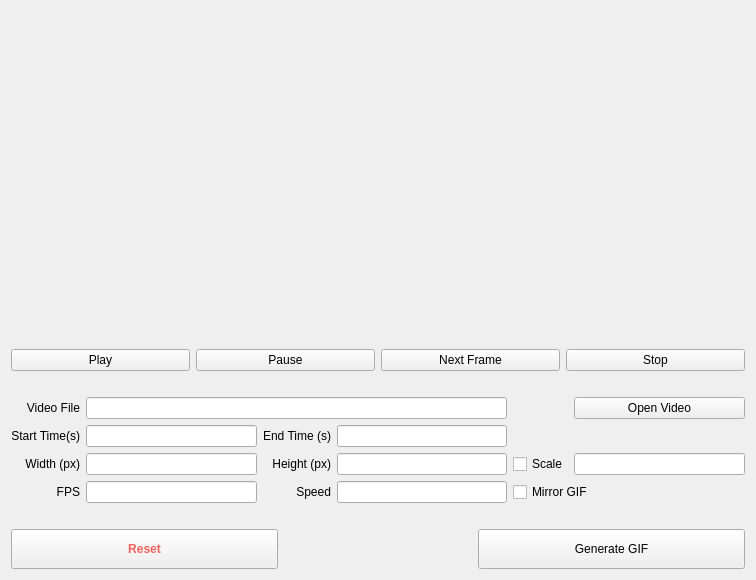
<?xml version="1.0" encoding="UTF-8"?>
<ui version="4.0">
 <class>Form</class>
 <widget class="QWidget" name="Form">
  <property name="geometry">
   <rect>
    <x>0</x>
    <y>0</y>
    <width>756</width>
    <height>580</height>
   </rect>
  </property>
  <property name="minimumSize">
   <size>
    <width>756</width>
    <height>580</height>
   </size>
  </property>
  <property name="windowTitle">
   <string>Form</string>
  </property>
  <layout class="QGridLayout" name="gridLayout_2">
   <item row="1" column="0">
    <spacer name="horizontalSpacer">
     <property name="orientation">
      <enum>Qt::Horizontal</enum>
     </property>
     <property name="sizeHint" stdset="0">
      <size>
       <width>40</width>
       <height>20</height>
      </size>
     </property>
    </spacer>
   </item>
   <item row="0" column="0">
    <layout class="QVBoxLayout" name="verticalLayout">
     <item>
      <widget class="QLabel" name="gif_player">
       <property name="minimumSize">
        <size>
         <width>623</width>
         <height>285</height>
        </size>
       </property>
       <property name="text">
        <string/>
       </property>
      </widget>
     </item>
     <item>
      <layout class="QHBoxLayout" name="horizontalLayout">
       <property name="sizeConstraint">
        <enum>QLayout::SetMaximumSize</enum>
       </property>
       <property name="rightMargin">
        <number>0</number>
       </property>
       <item>
        <widget class="QPushButton" name="play_btn">
         <property name="text">
          <string>Play</string>
         </property>
        </widget>
       </item>
       <item>
        <widget class="QPushButton" name="pause_btn">
         <property name="text">
          <string>Pause</string>
         </property>
        </widget>
       </item>
       <item>
        <widget class="QPushButton" name="next_frame_btn">
         <property name="text">
          <string>Next Frame</string>
         </property>
        </widget>
       </item>
       <item>
        <widget class="QPushButton" name="stop_btn">
         <property name="text">
          <string>Stop</string>
         </property>
        </widget>
       </item>
      </layout>
     </item>
    </layout>
   </item>
   <item row="2" column="0">
    <layout class="QGridLayout" name="gridLayout">
     <property name="leftMargin">
      <number>0</number>
     </property>
     <property name="rightMargin">
      <number>0</number>
     </property>
     <item row="2" column="0">
      <widget class="QLabel" name="width_label">
       <property name="text">
        <string>Width (px)</string>
       </property>
       <property name="alignment">
        <set>Qt::AlignRight|Qt::AlignTrailing|Qt::AlignVCenter</set>
       </property>
      </widget>
     </item>
     <item row="2" column="5">
      <widget class="QLineEdit" name="scale_input"/>
     </item>
     <item row="2" column="4">
      <widget class="QCheckBox" name="scale_check">
       <property name="text">
        <string>Scale</string>
       </property>
      </widget>
     </item>
     <item row="2" column="1">
      <widget class="QLineEdit" name="width_input"/>
     </item>
     <item row="3" column="0">
      <widget class="QLabel" name="fps_label">
       <property name="text">
        <string>FPS</string>
       </property>
       <property name="alignment">
        <set>Qt::AlignRight|Qt::AlignTrailing|Qt::AlignVCenter</set>
       </property>
      </widget>
     </item>
     <item row="1" column="0">
      <widget class="QLabel" name="start_label">
       <property name="text">
        <string>Start Time(s)</string>
       </property>
       <property name="alignment">
        <set>Qt::AlignRight|Qt::AlignTrailing|Qt::AlignVCenter</set>
       </property>
      </widget>
     </item>
     <item row="2" column="2">
      <widget class="QLabel" name="height_label">
       <property name="text">
        <string>Height (px)</string>
       </property>
       <property name="alignment">
        <set>Qt::AlignRight|Qt::AlignTrailing|Qt::AlignVCenter</set>
       </property>
      </widget>
     </item>
     <item row="2" column="3">
      <widget class="QLineEdit" name="height_input"/>
     </item>
     <item row="1" column="3">
      <widget class="QLineEdit" name="end_input"/>
     </item>
     <item row="0" column="0">
      <widget class="QLabel" name="video_file_label">
       <property name="text">
        <string>Video File</string>
       </property>
       <property name="alignment">
        <set>Qt::AlignRight|Qt::AlignTrailing|Qt::AlignVCenter</set>
       </property>
      </widget>
     </item>
     <item row="3" column="1">
      <widget class="QLineEdit" name="fps_input"/>
     </item>
     <item row="1" column="2">
      <widget class="QLabel" name="end_label">
       <property name="text">
        <string>End Time (s)</string>
       </property>
       <property name="alignment">
        <set>Qt::AlignRight|Qt::AlignTrailing|Qt::AlignVCenter</set>
       </property>
      </widget>
     </item>
     <item row="1" column="1">
      <widget class="QLineEdit" name="start_input"/>
     </item>
     <item row="0" column="5">
      <widget class="QPushButton" name="video_file_btn">
       <property name="text">
        <string>Open Video</string>
       </property>
      </widget>
     </item>
     <item row="0" column="1" colspan="3">
      <widget class="QLineEdit" name="video_file_input"/>
     </item>
     <item row="3" column="4" colspan="2">
      <widget class="QCheckBox" name="mirror_check">
       <property name="text">
        <string>Mirror GIF</string>
       </property>
      </widget>
     </item>
     <item row="3" column="2">
      <widget class="QLabel" name="speed_label">
       <property name="text">
        <string>Speed</string>
       </property>
       <property name="alignment">
        <set>Qt::AlignRight|Qt::AlignTrailing|Qt::AlignVCenter</set>
       </property>
      </widget>
     </item>
     <item row="3" column="3">
      <widget class="QLineEdit" name="speed_input"/>
     </item>
    </layout>
   </item>
   <item row="4" column="0">
    <layout class="QHBoxLayout" name="horizontalLayout_2">
     <property name="spacing">
      <number>200</number>
     </property>
     <item>
      <widget class="QPushButton" name="reset_btn">
       <property name="minimumSize">
        <size>
         <width>0</width>
         <height>40</height>
        </size>
       </property>
       <property name="palette">
        <palette>
         <active>
          <colorrole role="WindowText">
           <brush brushstyle="SolidPattern">
            <color alpha="255">
             <red>0</red>
             <green>0</green>
             <blue>0</blue>
            </color>
           </brush>
          </colorrole>
          <colorrole role="Text">
           <brush brushstyle="SolidPattern">
            <color alpha="255">
             <red>0</red>
             <green>0</green>
             <blue>0</blue>
            </color>
           </brush>
          </colorrole>
          <colorrole role="ButtonText">
           <brush brushstyle="SolidPattern">
            <color alpha="255">
             <red>241</red>
             <green>98</green>
             <blue>95</blue>
            </color>
           </brush>
          </colorrole>
         </active>
         <inactive>
          <colorrole role="WindowText">
           <brush brushstyle="SolidPattern">
            <color alpha="255">
             <red>0</red>
             <green>0</green>
             <blue>0</blue>
            </color>
           </brush>
          </colorrole>
          <colorrole role="Text">
           <brush brushstyle="SolidPattern">
            <color alpha="255">
             <red>0</red>
             <green>0</green>
             <blue>0</blue>
            </color>
           </brush>
          </colorrole>
          <colorrole role="ButtonText">
           <brush brushstyle="SolidPattern">
            <color alpha="255">
             <red>241</red>
             <green>98</green>
             <blue>95</blue>
            </color>
           </brush>
          </colorrole>
         </inactive>
         <disabled>
          <colorrole role="WindowText">
           <brush brushstyle="SolidPattern">
            <color alpha="255">
             <red>120</red>
             <green>120</green>
             <blue>120</blue>
            </color>
           </brush>
          </colorrole>
          <colorrole role="Text">
           <brush brushstyle="SolidPattern">
            <color alpha="255">
             <red>120</red>
             <green>120</green>
             <blue>120</blue>
            </color>
           </brush>
          </colorrole>
          <colorrole role="ButtonText">
           <brush brushstyle="SolidPattern">
            <color alpha="255">
             <red>120</red>
             <green>120</green>
             <blue>120</blue>
            </color>
           </brush>
          </colorrole>
         </disabled>
        </palette>
       </property>
       <property name="font">
        <font>
         <weight>75</weight>
         <bold>true</bold>
        </font>
       </property>
       <property name="text">
        <string>Reset</string>
       </property>
      </widget>
     </item>
     <item>
      <widget class="QPushButton" name="generate_btn">
       <property name="minimumSize">
        <size>
         <width>0</width>
         <height>40</height>
        </size>
       </property>
       <property name="text">
        <string>Generate GIF</string>
       </property>
      </widget>
     </item>
    </layout>
   </item>
   <item row="3" column="0">
    <spacer name="horizontalSpacer_2">
     <property name="orientation">
      <enum>Qt::Horizontal</enum>
     </property>
     <property name="sizeHint" stdset="0">
      <size>
       <width>40</width>
       <height>20</height>
      </size>
     </property>
    </spacer>
   </item>
  </layout>
 </widget>
 <tabstops>
  <tabstop>video_file_input</tabstop>
  <tabstop>video_file_btn</tabstop>
  <tabstop>start_input</tabstop>
  <tabstop>end_input</tabstop>
  <tabstop>width_input</tabstop>
  <tabstop>height_input</tabstop>
  <tabstop>scale_check</tabstop>
  <tabstop>scale_input</tabstop>
  <tabstop>fps_input</tabstop>
  <tabstop>speed_input</tabstop>
  <tabstop>mirror_check</tabstop>
  <tabstop>reset_btn</tabstop>
  <tabstop>generate_btn</tabstop>
  <tabstop>play_btn</tabstop>
  <tabstop>pause_btn</tabstop>
  <tabstop>next_frame_btn</tabstop>
  <tabstop>stop_btn</tabstop>
 </tabstops>
 <resources/>
 <connections/>
</ui>
